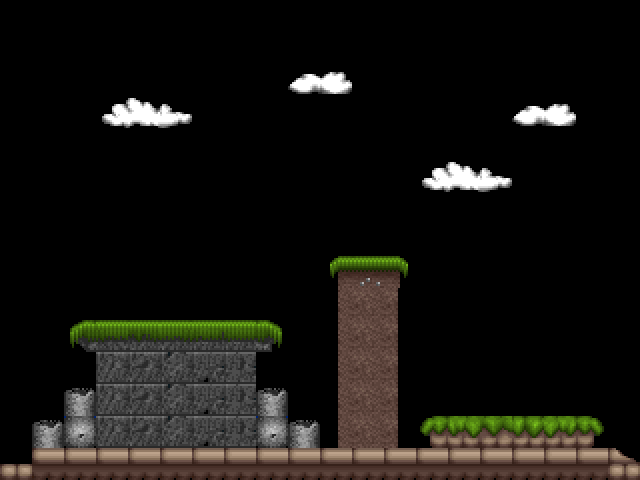

Tiled map render using the project's own tile images. Description and the whole map definition, tile-layer contents included, below:
An orthogonal 20x15 tile map with 32x32 px tiles, 1 tile layer (Tile Layer 1).

<map version="1.2" tiledversion="1.2.2" orientation="orthogonal" renderorder="right-down" width="20" height="15" tilewidth="32" tileheight="32" infinite="0" nextlayerid="2" nextobjectid="1">
 <tileset firstgid="1" source="blocks_tiled_test_01.tsx" />
 <layer id="1" name="Tile Layer 1" width="20" height="15">
  <data encoding="csv">
0,0,0,0,0,0,0,0,0,0,0,0,0,0,0,0,0,0,0,0,
0,0,0,0,0,0,0,0,0,0,0,0,0,0,0,0,0,0,0,0,
0,0,0,0,0,0,0,0,0,97,98,0,0,0,0,0,0,0,0,0,
0,0,0,99,100,101,0,0,0,0,0,0,0,0,0,0,97,98,0,0,
0,0,0,0,0,0,0,0,0,0,0,0,0,0,0,0,0,0,0,0,
0,0,0,0,0,0,0,0,0,0,0,0,0,99,100,101,0,0,0,0,
0,0,0,0,0,0,0,0,0,0,0,0,0,0,0,0,0,0,0,0,
0,0,0,0,0,0,0,0,0,0,0,0,0,0,0,0,0,0,0,0,
0,0,0,0,0,0,0,0,0,0,182,184,185,0,0,0,0,0,0,0,
0,0,0,0,0,0,0,0,0,0,188,187,189,0,0,0,0,0,0,0,
0,0,127,128,129,130,131,132,133,0,188,187,189,0,0,0,0,0,0,0,
0,0,0,135,136,137,138,139,0,0,188,187,189,0,0,0,0,0,0,0,
0,0,163,135,136,137,138,139,163,0,188,187,189,0,0,0,0,0,0,0,
0,163,146,135,136,137,138,139,146,163,188,187,189,24,25,26,27,28,29,0,
1,40,40,40,40,40,40,40,40,40,40,40,40,40,40,40,40,40,40,19
</data>
 </layer>
</map>
